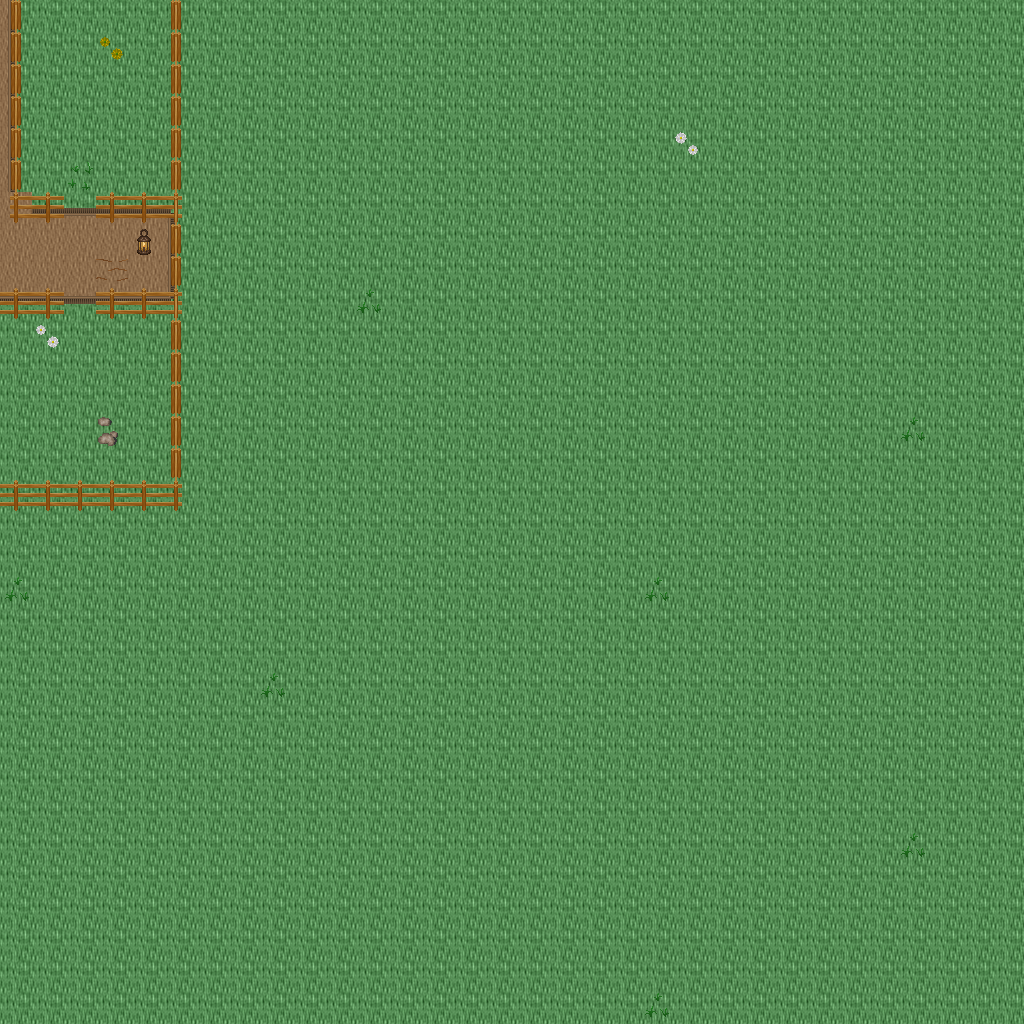

This game map was drawn from its Tiled (.tmx) file and the tilesets committed beside it. A one-line description and the trimmed map source follow:
An orthogonal 32x32 tile map with 32x32 px tiles, 5 tile layers (Ground, Objects, Objects2, Above, ...), 1 hidden layer not drawn, 43 tilesets.

<map version="1.10" tiledversion="1.11.0" orientation="orthogonal" renderorder="right-down" width="32" height="32" tilewidth="32" tileheight="32" infinite="0" nextlayerid="11" nextobjectid="1">
 <tileset firstgid="1" name="ground_ground" tilewidth="32" tileheight="32" tilecount="33" columns="3">
  <image source="../drawable/ground_ground.png" width="96" height="352" />
 </tileset>
 <tileset firstgid="34" name="ground_water_water" tilewidth="32" tileheight="32" tilecount="24" columns="3">
  <image source="../drawable/ground_water_water.png" width="96" height="256" />
 </tileset>
 <tileset firstgid="58" name="ground_square_patch" tilewidth="32" tileheight="32" tilecount="9" columns="3">
  <image source="../drawable/ground_square_patch.png" width="96" height="96" />
 </tileset>
 <tileset firstgid="67" name="building_wall_wall_brown" tilewidth="32" tileheight="32" tilecount="12" columns="3">
  <image source="../drawable/building_wall_wall_brown.png" width="96" height="128" />
 </tileset>
 <tileset firstgid="79" name="ground_water_pool_grassy" tilewidth="32" tileheight="32" tilecount="27" columns="9">
  <image source="../drawable/ground_water_pool_grassy.png" width="288" height="96" />
 </tileset>
 <tileset firstgid="106" name="ground_ridge_earth_dark" tilewidth="32" tileheight="32" tilecount="96" columns="12">
  <image source="../drawable/ground_ridge_earth_dark.png" width="384" height="256" />
 </tileset>
 <tileset firstgid="202" name="plant_grasses" tilewidth="32" tileheight="32" tilecount="6" columns="3">
  <image source="../drawable/plant_grasses.png" width="96" height="64" />
 </tileset>
 <tileset firstgid="208" name="plant_flower_daisy_white" tilewidth="32" tileheight="32" tilecount="8" columns="2">
  <image source="../drawable/plant_flower_daisy_white.png" width="64" height="128" />
 </tileset>
 <tileset firstgid="216" name="ground_rock_pebbles" tilewidth="32" tileheight="32" tilecount="3" columns="1">
  <image source="../drawable/ground_rock_pebbles.png" width="32" height="96" />
 </tileset>
 <tileset firstgid="219" name="ground_rock_rocks_2" tilewidth="32" tileheight="32" tilecount="4" columns="2">
  <image source="../drawable/ground_rock_rocks_2.png" width="64" height="64" />
 </tileset>
 <tileset firstgid="223" name="item_pot_pot_grey" tilewidth="32" tileheight="32" tilecount="1" columns="1">
  <image source="../drawable/item_pot_pot_grey.png" width="32" height="32" />
 </tileset>
 <tileset firstgid="224" name="plant_bush_bushes" tilewidth="32" tileheight="32" tilecount="10" columns="5">
  <image source="../drawable/plant_bush_bushes.png" width="160" height="64" />
 </tileset>
 <tileset firstgid="234" name="ground_ladder_vertical_dark" tilewidth="32" tileheight="32" tilecount="3" columns="3">
  <image source="../drawable/ground_ladder_vertical_dark.png" width="96" height="32" />
 </tileset>
 <tileset firstgid="237" name="ground_ladder_horizontal_dark" tilewidth="32" tileheight="32" tilecount="3" columns="1">
  <image source="../drawable/ground_ladder_horizontal_dark.png" width="32" height="96" />
 </tileset>
 <tileset firstgid="240" name="plant_flower_daisy_blue" tilewidth="32" tileheight="32" tilecount="8" columns="2">
  <image source="../drawable/plant_flower_daisy_blue.png" width="64" height="128" />
 </tileset>
 <tileset firstgid="248" name="ground_grass_edges" tilewidth="32" tileheight="32" tilecount="36" columns="12">
  <image source="../drawable/ground_grass_edges.png" width="384" height="96" />
 </tileset>
 <tileset firstgid="284" name="ground_grass_corners" tilewidth="32" tileheight="32" tilecount="24" columns="6">
  <image source="../drawable/ground_grass_corners.png" width="192" height="128" />
 </tileset>
 <tileset firstgid="308" name="ground_cobbled_paving" tilewidth="32" tileheight="32" tilecount="1" columns="1">
  <image source="../drawable/ground_cobbled_paving.png" width="32" height="32" />
 </tileset>
 <tileset firstgid="309" name="building_door_door_n" tilewidth="32" tileheight="32" tilecount="6" columns="3">
  <image source="../drawable/building_door_door_n.png" width="96" height="64" />
 </tileset>
 <tileset firstgid="315" name="building_door_closed" tilewidth="32" tileheight="32" tilecount="1" columns="1">
  <image source="../drawable/building_door_closed.png" width="32" height="32" />
 </tileset>
 <tileset firstgid="316" name="building_window_window_right" tilewidth="32" tileheight="32" tilecount="2" columns="2">
  <image source="../drawable/building_window_window_right.png" width="64" height="32" />
 </tileset>
 <tileset firstgid="318" name="plant_flower_daisy_red" tilewidth="32" tileheight="32" tilecount="8" columns="2">
  <image source="../drawable/plant_flower_daisy_red.png" width="64" height="128" />
 </tileset>
 <tileset firstgid="326" name="building_window_window_long" tilewidth="32" tileheight="32" tilecount="3" columns="3">
  <image source="../drawable/building_window_window_long.png" width="96" height="32" />
 </tileset>
 <tileset firstgid="329" name="plant_flower_daisy_yellow" tilewidth="32" tileheight="32" tilecount="8" columns="2">
  <image source="../drawable/plant_flower_daisy_yellow.png" width="64" height="128" />
 </tileset>
 <tileset firstgid="337" name="furniture_light_flames" tilewidth="32" tileheight="32" tilecount="6" columns="6">
  <image source="../drawable/furniture_light_flames.png" width="192" height="32" />
 </tileset>
 <tileset firstgid="343" name="building_fence_fence_chunky" tilewidth="32" tileheight="32" tilecount="21" columns="3">
  <image source="../drawable/building_fence_fence_chunky.png" width="96" height="224" />
 </tileset>
 <tileset firstgid="364" name="plant_tree_tree_green" tilewidth="32" tileheight="32" tilecount="88" columns="8">
  <image source="../drawable/plant_tree_tree_green.png" width="256" height="352" />
 </tileset>
 <tileset firstgid="452" name="plant_tree_tree_darkgreen" tilewidth="32" tileheight="32" tilecount="88" columns="8">
  <image source="../drawable/plant_tree_tree_darkgreen.png" width="256" height="352" />
 </tileset>
 <tileset firstgid="540" name="item_sign_large" tilewidth="32" tileheight="32" tilecount="15" columns="5">
  <image source="../drawable/item_sign_large.png" width="160" height="96" />
 </tileset>
 <tileset firstgid="555" name="ground_ladder_small" tilewidth="32" tileheight="32" tilecount="1" columns="1">
  <image source="../drawable/ground_ladder_small.png" width="32" height="32" />
 </tileset>
 <tileset firstgid="556" name="building_roof_blue" tilewidth="32" tileheight="32" tilecount="20" columns="5">
  <image source="../drawable/building_roof_blue.png" width="160" height="128" />
 </tileset>
 <tileset firstgid="576" name="building_decoration_chimney" tilewidth="32" tileheight="32" tilecount="2" columns="1">
  <image source="../drawable/building_decoration_chimney.png" width="32" height="64" />
 </tileset>
 <tileset firstgid="578" name="logic_creature_gnome" tilewidth="32" tileheight="32" tilecount="6" columns="6">
  <image source="../drawable/logic_creature_gnome.png" width="192" height="32" />
 </tileset>
 <tileset firstgid="584" name="logic_creature_rodent" tilewidth="32" tileheight="32" tilecount="8" columns="8">
  <image source="../drawable/logic_creature_rodent.png" width="256" height="32" />
 </tileset>
 <tileset firstgid="592" name="logic_creature_animal" tilewidth="32" tileheight="32" tilecount="32" columns="8">
  <image source="../drawable/logic_creature_animal.png" width="256" height="128" />
 </tileset>
 <tileset firstgid="624" name="logic_collision" tilewidth="32" tileheight="32" tilecount="1" columns="1">
  <image source="../drawable/logic_collision.png" width="32" height="32" />
 </tileset>
 <tileset firstgid="625" name="ground_water_water_corners" tilewidth="32" tileheight="32" tilecount="12" columns="6">
  <image source="../drawable/ground_water_water_corners.png" width="192" height="64" />
 </tileset>
 <tileset firstgid="637" name="ground_green_paving" tilewidth="32" tileheight="32" tilecount="18" columns="3">
  <image source="../drawable/ground_green_paving.png" width="96" height="192" />
 </tileset>
 <tileset firstgid="655" name="logic_protection" tilewidth="32" tileheight="32" tilecount="2" columns="2">
  <image source="../drawable/logic_protection.png" width="64" height="32" />
 </tileset>
 <tileset firstgid="657" name="light_yellow_light_5x5" tilewidth="32" tileheight="32" tilecount="25" columns="5">
  <image source="../drawable/light_yellow_light_5x5.png" width="160" height="160" />
 </tileset>
 <tileset firstgid="682" name="furniture_light_small_lamp" tilewidth="32" tileheight="32" tilecount="4" columns="4">
  <image source="../drawable/furniture_light_small_lamp.png" width="128" height="32" />
 </tileset>
 <tileset firstgid="686" name="light_door_light" tilewidth="32" tileheight="32" tilecount="12" columns="3">
  <image source="../drawable/light_door_light.png" width="96" height="128" />
 </tileset>
 <tileset firstgid="698" name="logic_creature_human_risecia" tilewidth="32" tileheight="32" tilecount="4" columns="4">
  <image source="../drawable/logic_creature_human_risecia.png" width="128" height="32" />
 </tileset>
 <layer id="1" name="Ground" width="32" height="32">
  <data>[1024 cells, 1024 non-empty, 2 distinct tile ids]</data>
 </layer>
 <layer id="2" name="Objects" width="32" height="32">
  <data>[1024 cells, 33 non-empty, 13 distinct tile ids]</data>
 </layer>
 <layer id="3" name="Objects2" width="32" height="32">
  <data>[1024 cells, 36 non-empty, 6 distinct tile ids]</data>
 </layer>
 <layer id="4" name="Above" width="32" height="32">
  <data>[1024 cells, 0 non-empty, 0 distinct tile ids]</data>
 </layer>
 <layer id="5" name="Above2" width="32" height="32">
  <data>[1024 cells, 0 non-empty, 0 distinct tile ids]</data>
 </layer>
 <layer id="6" name="Walkable" width="32" height="32" visible="0">
  <data>[1024 cells, 38 non-empty, 1 distinct tile ids]</data>
 </layer>
 <objectgroup id="7" name="Mapevents" />
 <objectgroup id="8" name="Spawn" />
 <objectgroup id="9" name="Keys" />
 <objectgroup id="10" name="Replace" />
</map>
